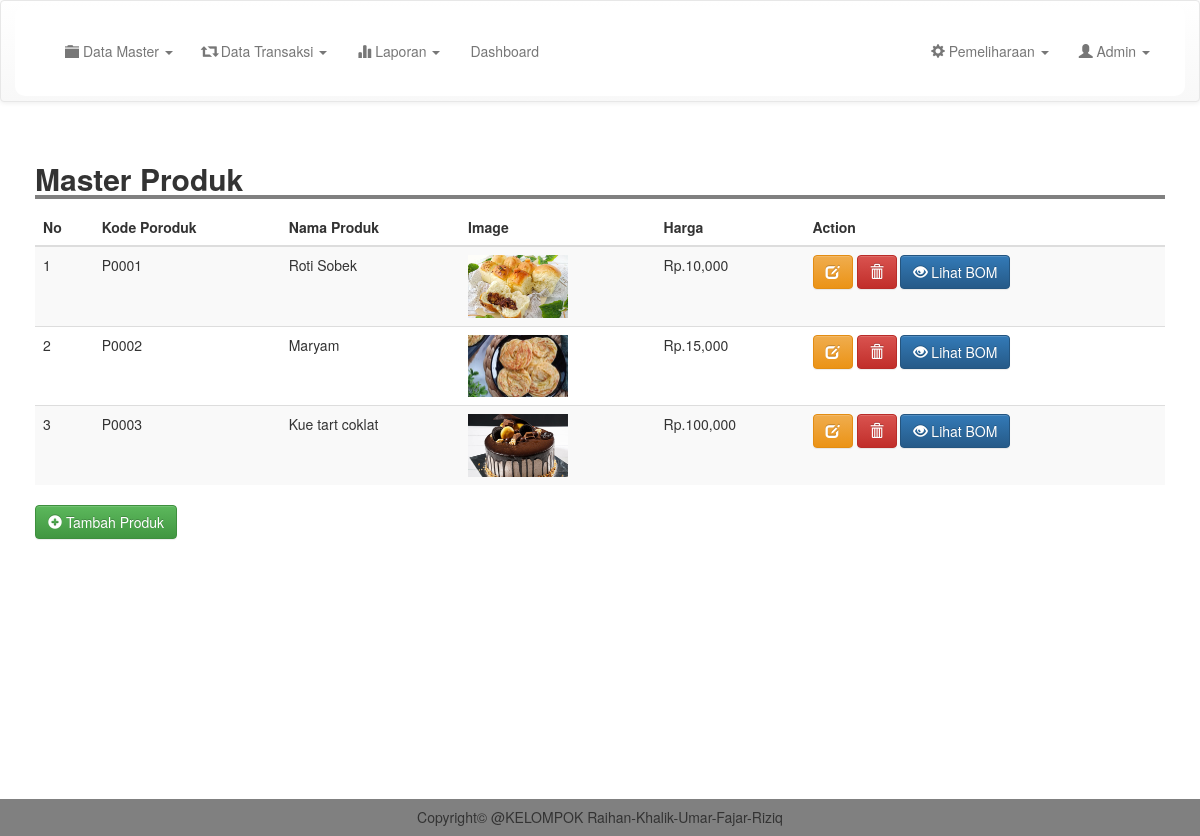
The page /admin/m_produk.php (signed in) on the database as committed earlier.
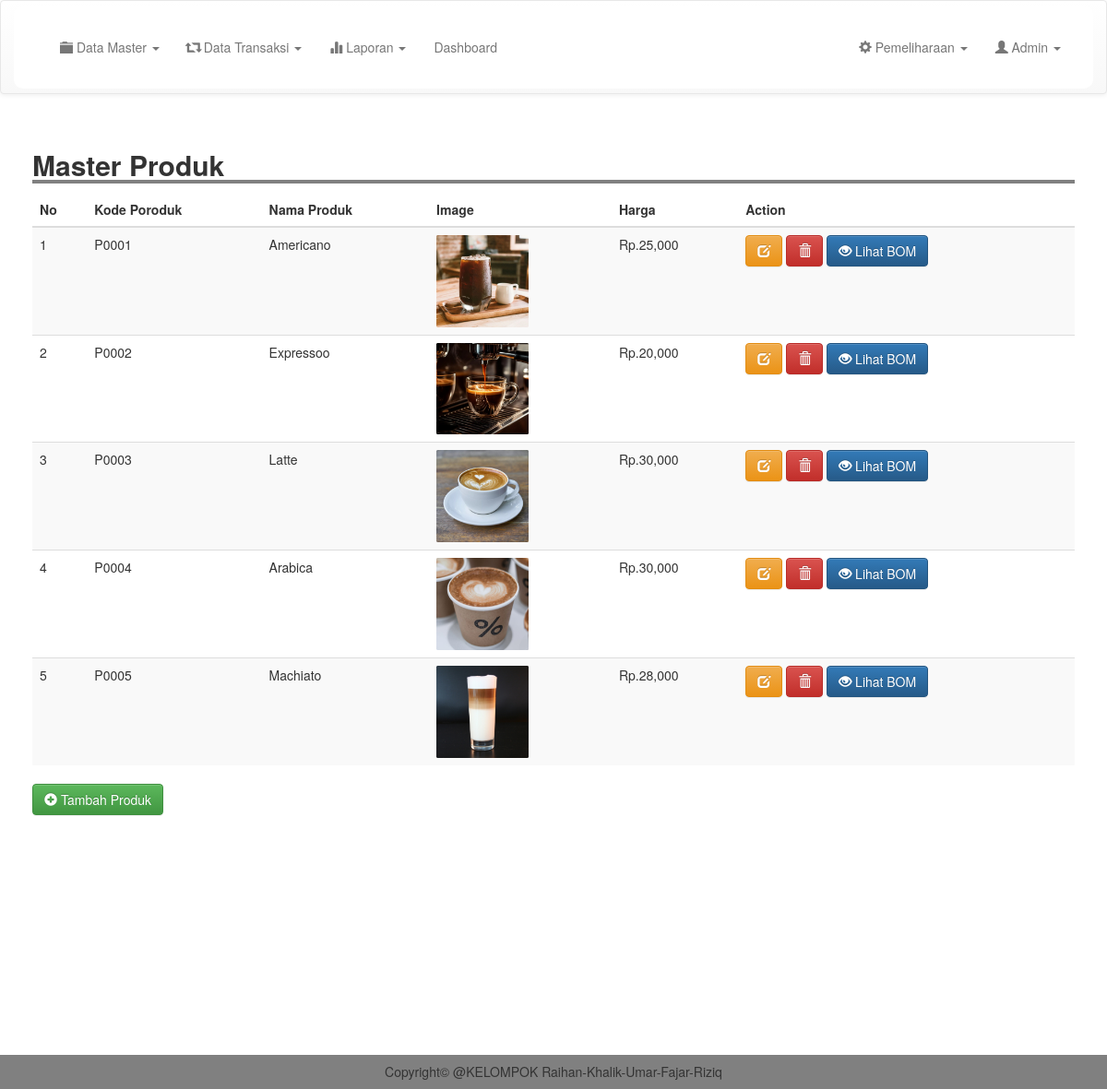
The same page on the database as committed later.
### tables this page shows
CREATE TABLE `produk` (
  `kode_produk` varchar(100) NOT NULL,
  `nama` varchar(100) NOT NULL,
  `image` text NOT NULL,
  `deskripsi` text NOT NULL,
  `harga` int(11) NOT NULL
);

### admin/m_produk.php (the view)
<?php
include 'header.php';
?>
<div class="container">
	<h2 style=" width: 100%; border-bottom: 4px solid gray"><b>Master Produk</b></h2>
		<table class="table table-striped">
			<thead>
				<tr>
					<th scope="col">No</th>
					<th scope="col">Kode Poroduk</th>
					<th scope="col">Nama Produk</th>
					<th scope="col">Image</th>
					<th scope="col">Harga</th>
					<th scope="col">Action</th>
				</tr>
			</thead>
			<tbody>
				<?php
				$result = mysqli_query($conn, "SELECT * FROM produk");
				$no =1;
				while ($row = mysqli_fetch_assoc($result)) {
				?>
					<tr>
						<td ><?= $no; ?></td>
						<td><?= $row['kode_produk']; ?></td>
						<td><?= $row['nama'];  ?></td>
						<td><img src="../image/produk/<?= $row['image']; ?>" width="100"></td>
						<td>Rp.<?= number_format($row['harga' ]);  ?></td>
						<td><a href="edit_produk.php?kode=<?= $row['kode_produk']; ?>" class="btn btn-warning"><i class="glyphicon glyphicon-edit"></i> </a> <a href="proses/del_produk.php?kode=<?= $row['kode_produk']; ?>" class="btn btn-danger" onclick="return confirm('Yakin Ingin Menghapus Data ?')"><i class="glyphicon glyphicon-trash"></i> </a> <a href="bom.php?kode=<?= $row['kode_produk']; ?>" type="submit" class="btn btn-primary"><i class="glyphicon glyphicon-eye-open"></i> Lihat BOM</button></td>
					</tr>
				<?php
					$no++;
					}
				 ?>
				</tbody>
			</table>
		<a href="tm_produk.php" class="btn btn-success"><i class="glyphicon glyphicon-plus-sign"></i> Tambah Produk</a>
	</div>
	<br>
	<br>
	<br>
	<br>
	<br>
	<br>
	<br>
	<br>
	<br>
	<br>
	<br>
	<br>
	<?php
	include 'footer.php';
	?>

Rows that differ between the two databases and show on the page:
changed produk "P0001": nama "Roti Sobek" → "Americano"; image: a different picture; harga "10,000" → "25,000"
changed produk "P0002": nama "Maryam" → "Expressoo"; image: a different picture; harga "15,000" → "20,000"
changed produk "P0003": nama "Kue tart coklat" → "Latte"; image: a different picture; harga "100,000" → "30,000"
added produk: kode_produk "P0004", nama "Arabica", image (picture), harga "30,000"
added produk: kode_produk "P0005", nama "Machiato", image (picture), harga "28,000"
